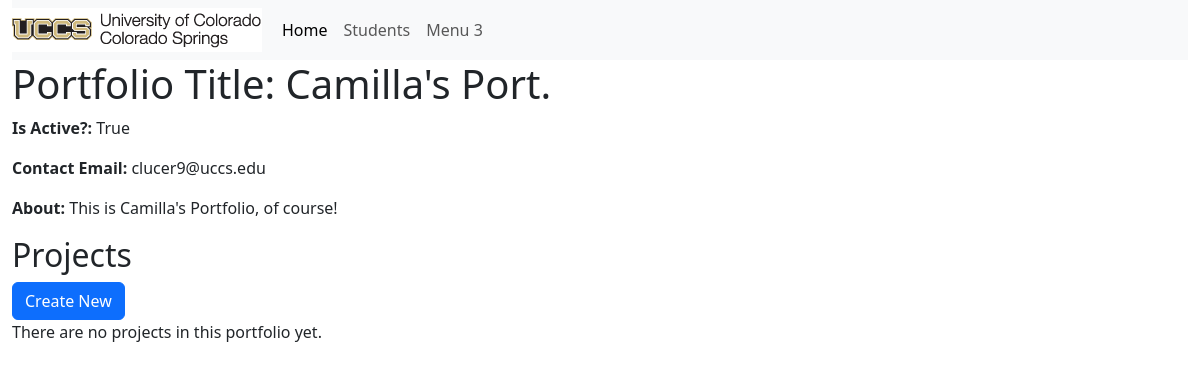
/portfolio/1, run on an earlier commit of the app's database.
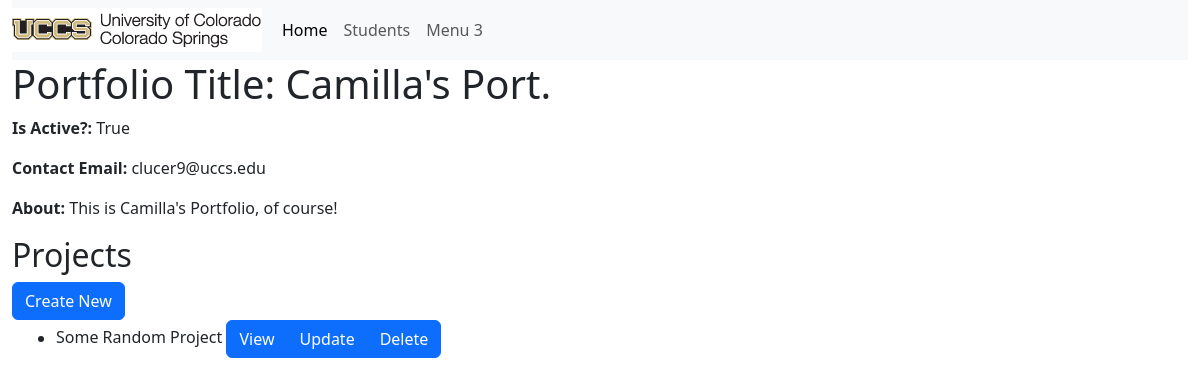
And on a later commit of the database.
### portfolio_app/models.py (models this page shows, shortened)
class Project(models.Model):
    title = models.CharField(max_length=200)
    description = models.CharField(max_length=400)
    portfolio = models.ForeignKey(Portfolio, on_delete=models.CASCADE)
    def get_absolute_url(self):
        return reverse('project-detail', args=[str(self.id)])

### portfolio_app/views.py (the view)
# urls.py: path('portfolio/<int:pk>', views.PortfolioDetailView.as_view(), name='portfolio-detail'),
class PortfolioDetailView(generic.DetailView):
    model=Portfolio
    def get_context_data(self, **kwargs):
        context = super().get_context_data(**kwargs)
        context["project_list"] = Project.objects.all()
        return context

### portfolio_app/templates/portfolio_app/portfolio_detail.html
{% extends "portfolio_app/base_template.html" %}
{% block content %}
<h1>Portfolio Title: {{portfolio.title}}</h1>
<p><strong>Is Active?:</strong> {{portfolio.is_active}}</p>
<p><strong>Contact Email:</strong> {{portfolio.contact_email}}</p>
<p><strong>About:</strong> {{portfolio.about}}</p>
<h2>Projects</h2>
<a href="{% url 'create-project' portfolio.id %}" class="btn btn-primary" role="button">Create New</a>
{%if project_list %}
<div class="container">
    <ul>
        {% for project in project_list %}
            <li>
                {{ project.title }}
                <div class="btn-group">
                    <a href="{{ project.get_absolute_url}}" class="btn btn-primary" role="button">View</a>
                    <a href="{% url 'update-project' portfolio.id project.id %}" class="btn btn-primary" role="button">Update</a>
                    <a href="{% url 'delete-project' portfolio.id project.id %}" class="btn btn-primary" role="button">Delete</a>
                </div>
            </li>
        {% endfor %}
    </ul>
</div>
{%else%}
<p>There are no projects in this portfolio yet.</p>
{%endif%}
{%endblock%}

What changed in the data, as far as the page shows it:
added Project: title "Some Random Project"
Also different on the page:
text no longer shown: "There are no projects in this portfolio yet."
